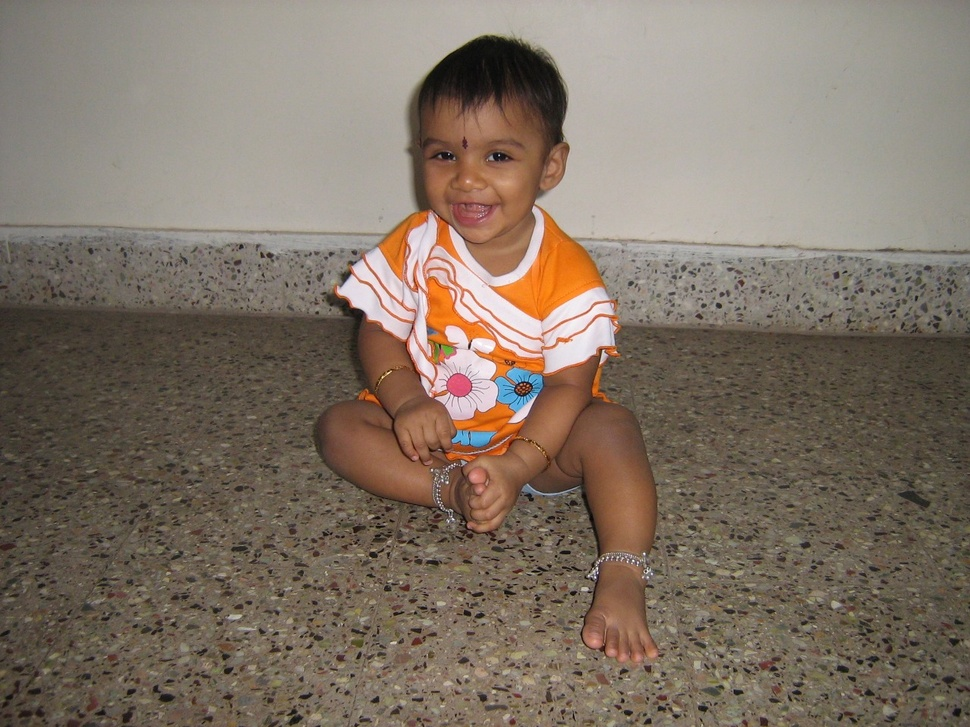
#> input picture Day 1/Swathi.jpg, 970 x 727 px, shrunk from 1280 x 960 before the run
$ python 'Opening, Accessing, Modifying image.py'
#> lines starting #> are read from the running program, lines starting #| are printed output that depends on the picture; after the words box and inside, x2 and y2 are one past the last pixel; in counts of white or black regions, pixels touching at a corner belong together
import cv2
import numpy as np
import matplotlib.pyplot as plt
import os
current_dir=os.path.dirname(__file__)
img_path=os.path.join(current_dir,"Swathi.jpg")
img=cv2.imread(img_path,cv2.IMREAD_UNCHANGED)
#> img is the input picture: shape (727, 970, 3); mean B, G, R 102, 115.1, 128.4
'''cv2.imread(path,flags) where flags can be cv2.IMREAD_COLOR(BGR)
or cv2.IMREAD_GRAYSCALE(loads in grayscale)
or cv2.IMREAD_UNCHANGED (includes alpha transparency channel if present)'''
#alpha transparency refers to opacity or transparency, 0-> fully transparent, 255-> fully opaque
#if transparency is present img.shape will give output of 4 for hannels instead of 3
if img is None:
    print("Image not found")
    exit()
cv2.imshow('Image',img)
#Alternate method to display using matplotlib
img_rgb=cv2.cvtColor(img,cv2.COLOR_BGR2RGB) #matplotlib expects images in RGB format
plt.imshow(img_rgb)
plt.title("My image")
plt.axis('off') #hide axis
plt.show()

#Loading and exploring pixels
print("Height, Width and Channels= ",img.shape)
#| Height, Width and Channels=  (727, 970, 3)
height,width,channels=img.shape
#> height = 727; width = 970; channels = 3
print(f"Height: {height}")
#| Height: 727
print(f"Width: {width}")
#| Width: 970
print(f"Channels: {channels}")
#| Channels: 3
print("Datatype: ",img.dtype)
#| Datatype:  uint8
print("Total pixels: ",img.size) #-->total no of values=height*width*channel
#| Total pixels:  2115570

#whenever we access an image's pixels with its index, img[y,x]

#Accessing pixel values
px=img[50,100]
#> px = [135, 139, 140]
print("Pixel values at (100,50): ",px)
#| Pixel values at (100,50):  [135 139 140]
        #to visualise this pixel
color_patch=np.zeros((100,100,3),dtype=np.uint8)
color_patch[:]=[px[0],px[1],px[2]]
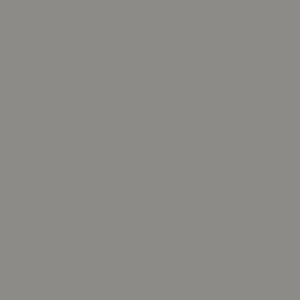
#> color_patch: shape (100, 100, 3) (shown 3 times larger); mean of channels 0, 1, 2 135, 139, 140; drawn as B, G, R
cv2.imshow("Color at px",color_patch)
blue=img[50,100,0]
#> blue = 135
print("Blue value at px: ",blue)
#| Blue value at px:  135

#modifying pixel values
img[50,100]=[0,0,255]
#> img: shape (727, 970, 3); under 0.01% of pixels changed, all inside (x1, y1, x2, y2) = (100, 50, 101, 51)
img[51,100]=[0,0,255]
#> img: shape (727, 970, 3); mean B, G, R 102, 115.1, 128.4
img[52,100]=[0,0,255]
#> img: shape (727, 970, 3); mean B, G, R 102, 115.1, 128.4
img[53,100]=[0,0,255]
#> img: shape (727, 970, 3); mean B, G, R 102, 115.1, 128.4
img[54,100]=[0,0,255]
#> img: shape (727, 970, 3); mean B, G, R 102, 115.1, 128.4
img[55,100]=[0,0,255]
#> img: shape (727, 970, 3); mean B, G, R 102, 115.1, 128.4
img[56,100]=[0,0,255]
#> img: shape (727, 970, 3); mean B, G, R 102, 115.1, 128.4
img[57,100]=[0,0,255]
#> img: shape (727, 970, 3); mean B, G, R 102, 115.1, 128.4
img[58,100]=[0,0,255]
#> img: shape (727, 970, 3); mean B, G, R 102, 115.1, 128.4
img[59,100]=[0,0,255]
#> img: shape (727, 970, 3); mean B, G, R 102, 115.1, 128.4
img[60,100]=[0,0,255]
#> img: shape (727, 970, 3); mean B, G, R 102, 115.1, 128.4
cv2.imshow("Modified pixels",img)

#splitting and merging channels
b,g,r=cv2.split(img)
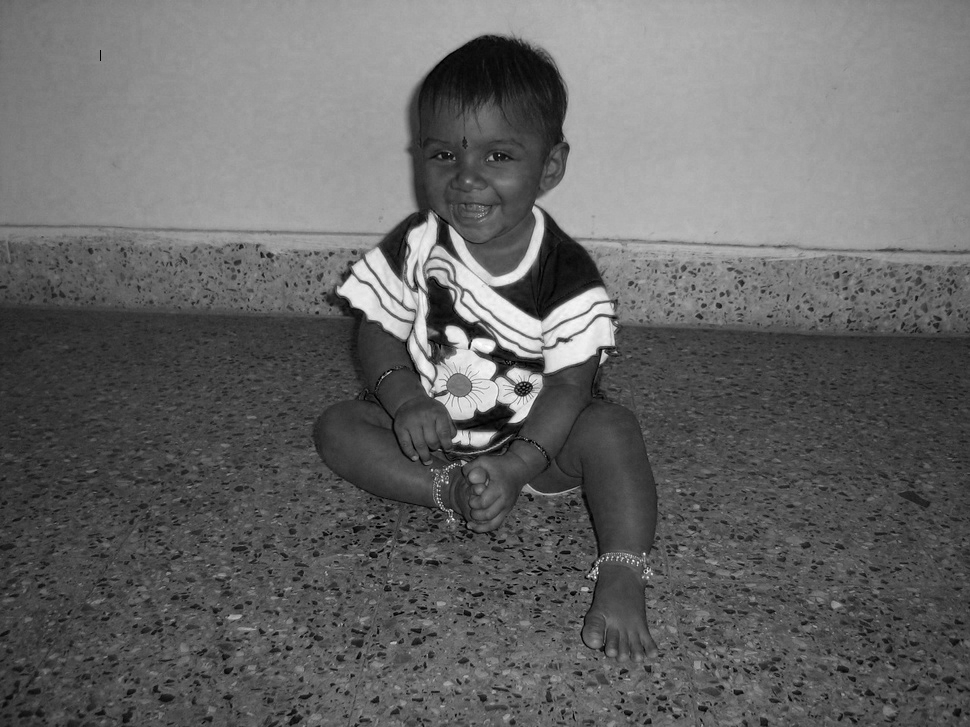
#> b: shape (727, 970); min 0, max 255, mean 102
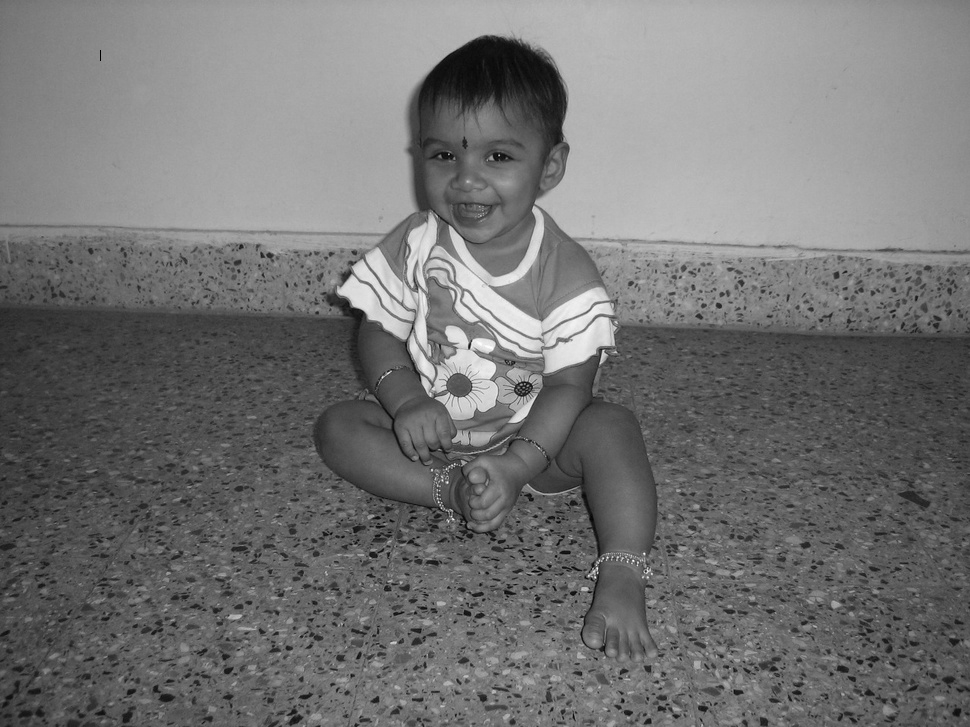
#> g: shape (727, 970); min 0, max 254, mean 115.1
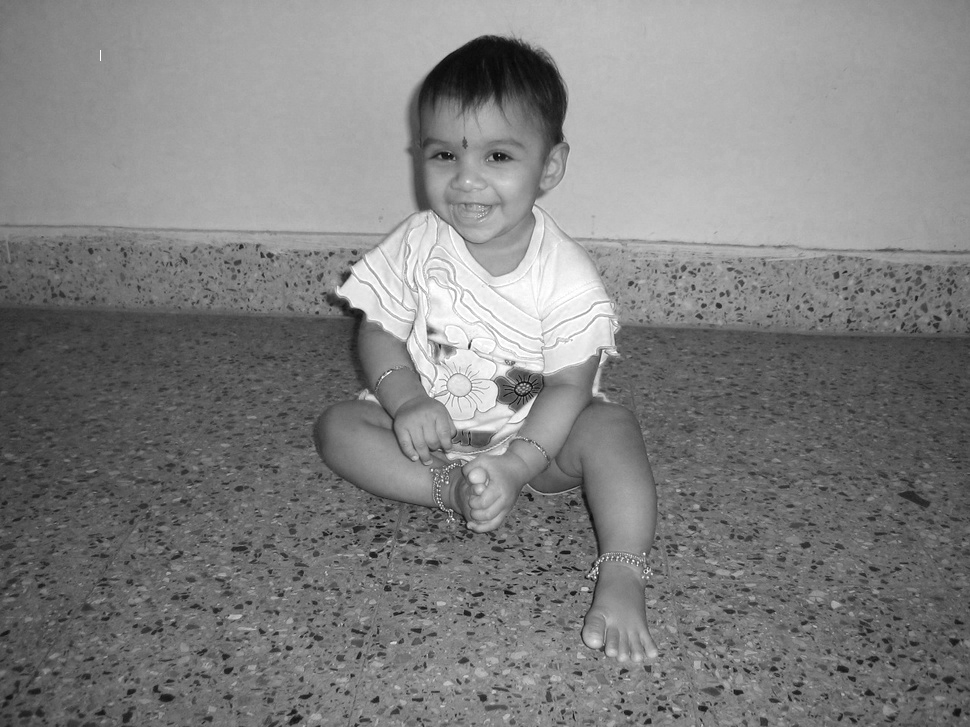
#> r: shape (727, 970); min 2, max 255, mean 128.4
cv2.imshow("Blue channel",b)
cv2.imshow("Green channel",g)
cv2.imshow("Red channel",r)
merged=cv2.merge([b,g,r])
cv2.imshow("Merged channels",merged)
cv2.waitKey(0)
cv2.destroyAllWindows()
